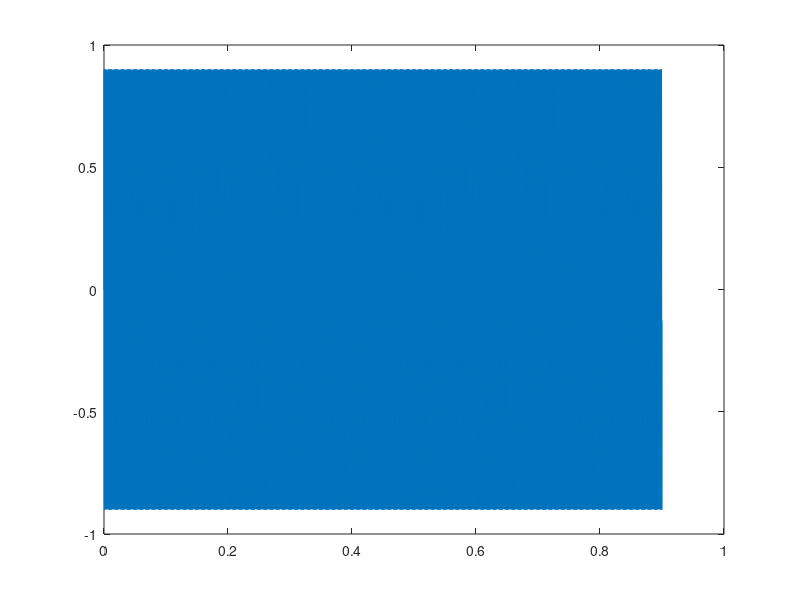

Write the MATLAB code that produced this figure.
Amp=0.9;
f = 1000;
fs = 44100;
ts = 1/fs;
t = 0:1/fs:(0.9-ts);
sig = Amp*sin(2*pi*f*t);
sound(sig,fs);
plot(t,sig);
audiowrite('sine1.wav',sig,fs);
